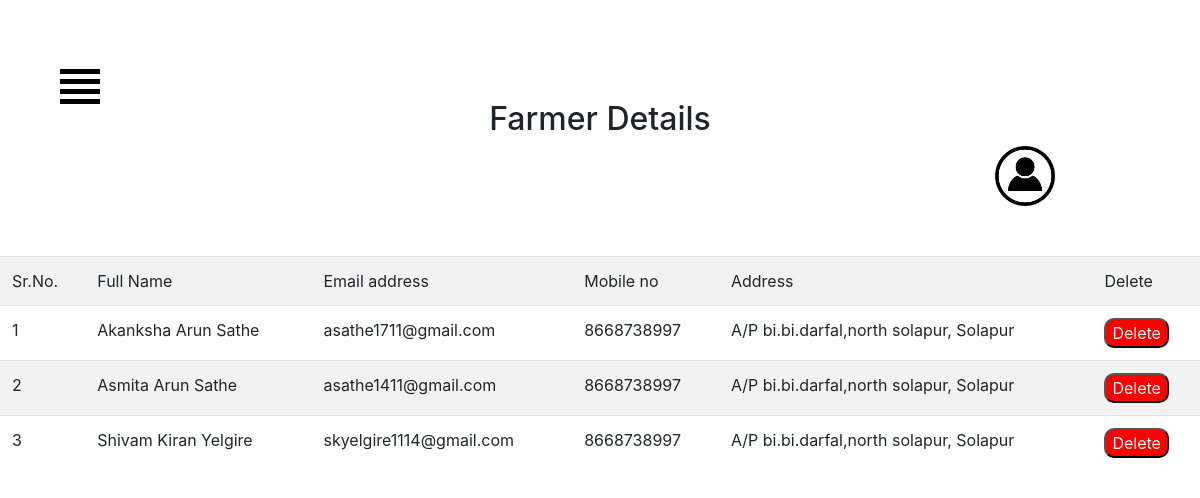
Page /admin/farmer_info.php on the committed database.
### tables this page shows
CREATE TABLE `farmer_info` (
  `id` int(100) NOT NULL,
  `name` varchar(100) NOT NULL,
  `email` varchar(100) NOT NULL,
  `mob` varchar(100) NOT NULL,
  `address` varchar(100) NOT NULL,
  `password` varchar(100) NOT NULL
);

### admin/farmer_info.php (the view, shortened to what this page needs)
<!DOCTYPE html>
<html>
<head>
<link rel="stylesheet" href="https://cdn.jsdelivr.net/npm/bootstrap@4.1.3/dist/css/bootstrap.min.css">
</head>
</head>
<body>
<h2>Farmer Details</h2>
<center><table class="table table-striped">
  <tr>
    <td>Sr.No.</td>
    <td>Full Name</td>
    <td>Email address</td>
    <td>Mobile no</td>
    <td>Address</td>
    <td>Delete</td>
  </tr>
<?php
include "menu.php";
include "../db.php";
$records = mysqli_query($conn,"select * from farmer_info");
$dataa['id']=1;
while($data = mysqli_fetch_array($records))
{
?>
  <tr>
    <td><?php echo $dataa['id']; ?></td>
    <td><?php echo $data['name']; ?></td>
    <td><?php echo $data['email']; ?></td>
<td><?php echo $data['mob']; ?></td>
    <td><?php echo $data['address']; ?></td>
       <td>
       <a href="php/f_delete.php?id=<?php echo $data['id']; ?>"><button class="delete">Delete</button></a></td>
  </tr>
<?php
$dataa['id']=$dataa['id']+1;
}
?>
</table></center>
</body>
</html>

### admin/menu.php (shortened to what this page needs)
<!DOCTYPE html>
<html lang="en" >
<head>
  <link rel="stylesheet" href="css/menu.css">
<link rel="stylesheet" href="https://cdn.jsdelivr.net/npm/bootstrap@4.0.0/dist/css/bootstrap.min.css">
</head>
<body>
<div class="menu-container">
  <div class="hamburger-icon">
    <label for="openmenu" id="hamburger-label">
      <span></span>
      <span></span>
      <span></span>
      <span></span>
    </label>
  </div>
</div>
  <a href="profile.php"><img class="pro"  src="img/pro.jpg"/></a>
</body>
</html>

### admin/css/menu.css (style rules this page uses)
body { font-family: Libre Caslon Text; // background-color: #FFAB91; }
.hamburger-icon { position: absolute; z-index: 1; top: 8vh; left: 5vw; padding-bottom: 2vh; }
.hamburger-icon span { height: 5px; width: 40px; background-color: black; display: block; margin: 5px 0px 5px 0px; transition: 0.7s ease-in-out; transform: none; }
.menu-links li, a, span { transition: 0.5s ease-in-out; }
.pro { width:5%; height:5%; margin-left:850px; }

### admin/farmer_info.php (style rules this page uses)
body { background-color:#fffff7; }
h2 { padding-top: 100px; text-align: center; position: relative; }
table { margin-top:50px; }
.delete { background-color:red; color:#fff; border-radius:10px; }

### rows in the picture
farmer_info: name "Akanksha Arun Sathe", email "asathe1711@gmail.com", mob "8668738997", address "A/P bi.bi.darfal,north solapur, Solapur"
farmer_info: id "2", name "Asmita Arun Sathe", email "asathe1411@gmail.com", mob "8668738997", address "A/P bi.bi.darfal,north solapur, Solapur"
farmer_info: id "3", name "Shivam Kiran Yelgire", email "skyelgire1114@gmail.com", mob "8668738997", address "A/P bi.bi.darfal,north solapur, Solapur"
